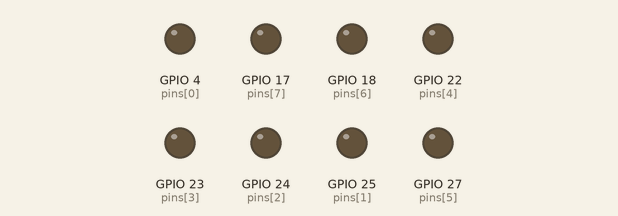
Simulated run of this program. Board: Raspberry Pi (BCM pin numbers). On the bench: output pins drawn as LEDs (lit = HIGH).

Above: at 0.8 s.
At 1.7 s:
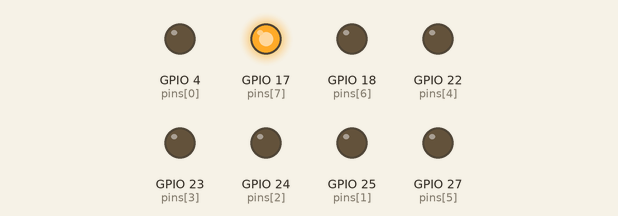
At 2.5 s:
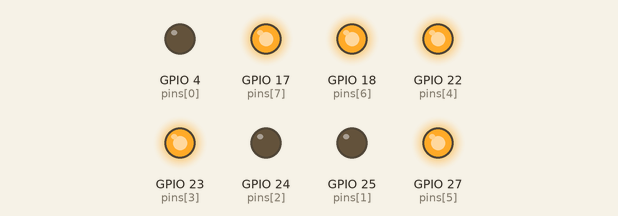
At 3.3 s:
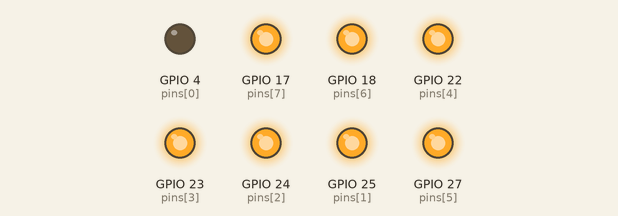
At 4.1 s:
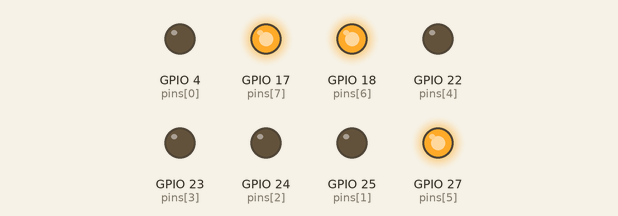
At 7.1 s:
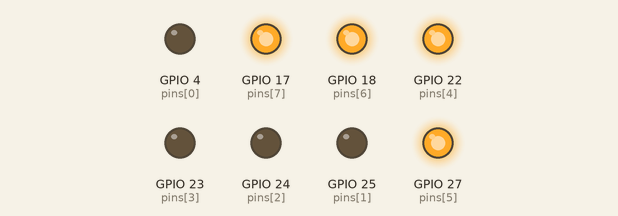
Timing chart, 0 to 7.4 s (numbered marks = the images above):
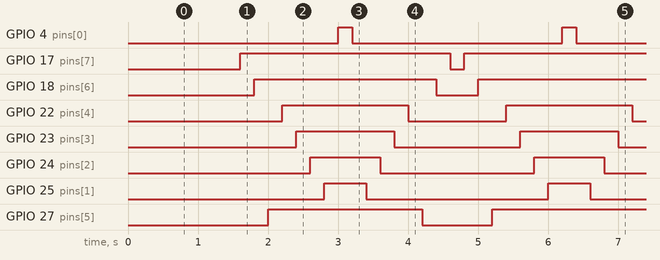

Measured:
- by itself, GPIO 4 (pins[0]): alternates HIGH for 0.20 s and LOW for 3.0 s
- by itself, GPIO 17 (pins[7]): alternates HIGH for 3.0 s and LOW for 0.20 s
- by itself, GPIO 18 (pins[6]): alternates HIGH for 2.6 s and LOW for 0.60 s
- by itself, GPIO 22 (pins[4]): alternates HIGH for 1.8 s and LOW for 1.4 s
- by itself, GPIO 23 (pins[3]): alternates HIGH for 1.4 s and LOW for 1.8 s
- by itself, GPIO 24 (pins[2]): alternates HIGH for 1.0 s and LOW for 2.2 s
- by itself, GPIO 25 (pins[1]): alternates HIGH for 0.60 s and LOW for 2.6 s
- by itself, GPIO 27 (pins[5]): alternates HIGH for 2.2 s and LOW for 1.0 s

The program:

blink8.py
```python
import time
import RPi.GPIO as GPIO
GPIO.setmode(GPIO.BCM)
pins=[4, 25, 24, 23, 22, 27, 18, 17]
interval=.2

for pin in pins:
  GPIO.setup(pin, GPIO.OUT)

def pinOn(pin):
  GPIO.output(pin, GPIO.LOW)

def pinOff(pin):
  GPIO.output(pin, GPIO.HIGH)

while True:
  for pin in pins:
    pinOn(pin)
    time.sleep(interval)

  for pin in reversed(pins):
    pinOff(pin)
    time.sleep(interval)
```
